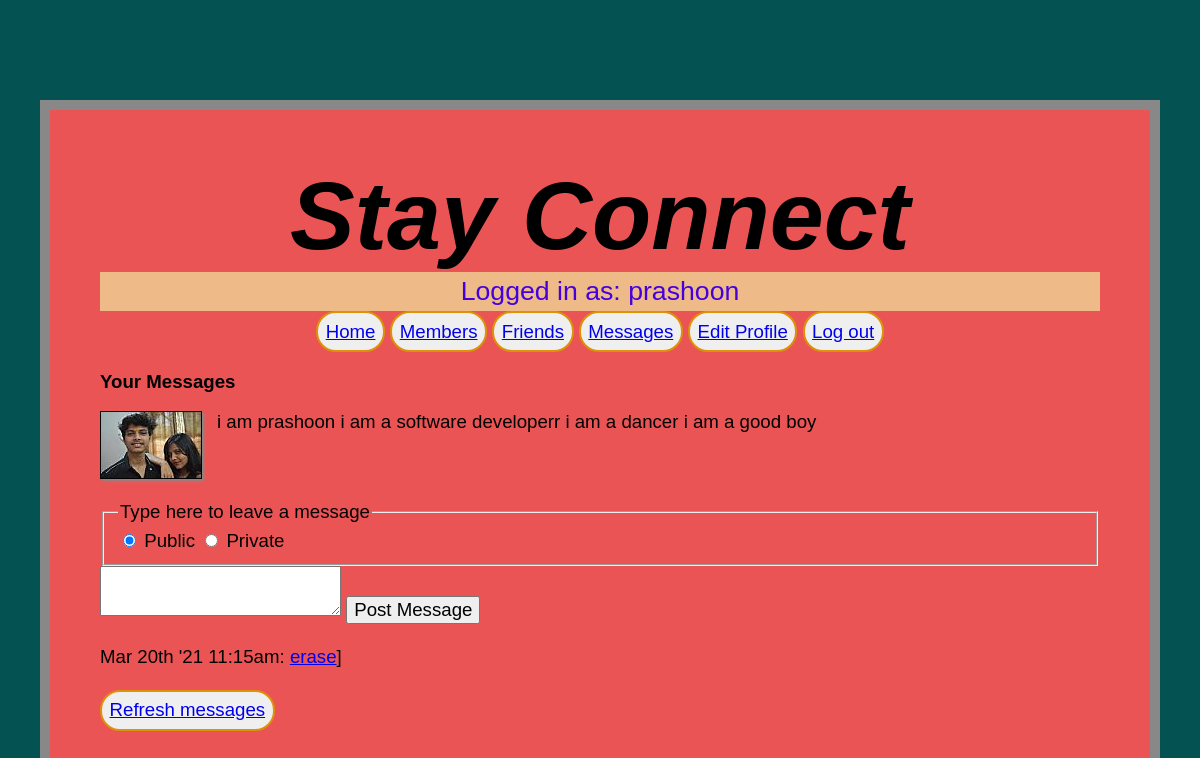
/messages.php (signed in), run on the app's committed database.
### tables this page shows
CREATE TABLE `profiles` (
  `user` varchar(50) NOT NULL,
  `text` varchar(500) NOT NULL
);

CREATE TABLE `messages` (
  `auth` varchar(50) NOT NULL,
  `recip` varchar(50) NOT NULL,
  `pm` char(1) NOT NULL,
  `time` int(6) NOT NULL,
  `text` varchar(500) NOT NULL,
  `id` int(10) UNSIGNED NOT NULL
);

### messages.php (the view, shortened to what this page needs)
<?php
require_once 'header.php';
 if (isset($_GET['view'])) $view = sanitizeString($_GET['view']);
 else $view = $user;
 if ($view != "")
 {
 if ($view == $user) $name1 = $name2 = "Your";
 else
 {
$name1 = "<a href='members.php?view=$view'>$view</a>'s";
$name2 = "$view's";
 }
 echo "<h3>$name1 Messages</h3>";
 showProfile($view);
 echo <<<_END
<form method='post' action='messages.php?view=$view'>
<fieldset data-role="controlgroup" data-type="horizontal">
<legend>Type here to leave a message</legend>
<input type='radio' name='pm' id='public' value='0' checked='checked'>
<label for="public">Public</label>
<input type='radio' name='pm' id='private' value='1'>
<label for="private">Private</label>
</fieldset>
<textarea name='text'></textarea>
<input data-transition='slide' type='submit' value='Post Message'>
 </form><br>
_END;
 $query = "SELECT * FROM messages WHERE recip='$view' ORDER BY id ";
 $result = queryMysql($query);
 $num = $result->num_rows;
 for ($j = 0 ; $j < $num ; ++$j)
 {
$row = $result->fetch_array(MYSQLI_ASSOC);
if ($row['pm'] == 0 || $row['auth'] == $user || $row['recip'] == $user)
{
echo date('M jS \'y g:ia:', $row['time']);
echo " <a href='messages.php?view=" . $row['auth'] . ">" . $row['auth']. "</a> ";
if ($row['pm'] == 0)
echo "wrote: &quot;" . $row['auth'] . "&quot; ";
else
echo "whispered: <span class='whisper'>&quot;" .$row['text']. "&quot;</span> ";
if ($row['recip'] == $user)
echo "[<a href='messages.php?view=$view" ."&erase=" . $row['id'] . "'>erase</a>]";
echo "<br>";
}
 }
 }
 echo "<br><button><a data-role='button'
href='messages.php?view=$view'>Refresh messages</a></button>";
?>
 </div><br>
 </body>
</html>

### functions.php (shortened to what this page needs)
<?php
 $dbhost = "localhost:3307";
 $dbname = "prashoonest";
 $dbuser = "prashoonuser";
 $dbpass = "";
 $connection = new mysqli($dbhost, $dbuser, $dbpass, $dbname);
 function queryMysql($query)
 {
 global $connection;
 $result = $connection->query($query);
 return $result;
 }
 function showProfile($user)
 {
 if (file_exists("$user.jpg"))
echo "<img src='$user.jpg' style='float:left;'>";
 $result = queryMysql("SELECT * FROM profiles WHERE user='$user'");
 if ($result->num_rows)
 {
$row = $result->fetch_array(MYSQLI_ASSOC);
echo stripslashes($row['text']) . "<br style='clear:left;'><br>";
 }
 else echo "<p>Nothing to see here, yet</p><br>";
 }
?>

### styles.css (style rules this page uses)
* { font-family: verdana, sans-serif; font-size: 14pt; }
body { width: 1000px; margin: 100px auto; background: #eb5454; align-items: center; padding: 50px 50px 50px 50px; border: 10px solid #888; }
html { background: rgb(4, 82, 82); }
img { border: 1px solid black; margin-right: 15px; -moz-box-shadow: 2px 2px 2px #888; -webkit-box-shadow: 2px 2px 2px #888; box-shadow: 2px 2px 2px #888; }
button { color: turquoise; font-family: fantasy; padding: auto; border: solid 2px rgb(221, 146, 8); border-radius: 20px; padding: 2mm; }

### data on the page
profiles: text "i am prashoon i am a software developerr i am a dancer i am a good boy"
messages: time "Mar 20th '21 11:15am:"

### other printed values
$userstr "Logged in as: prashoon"
$name1 "Your"
